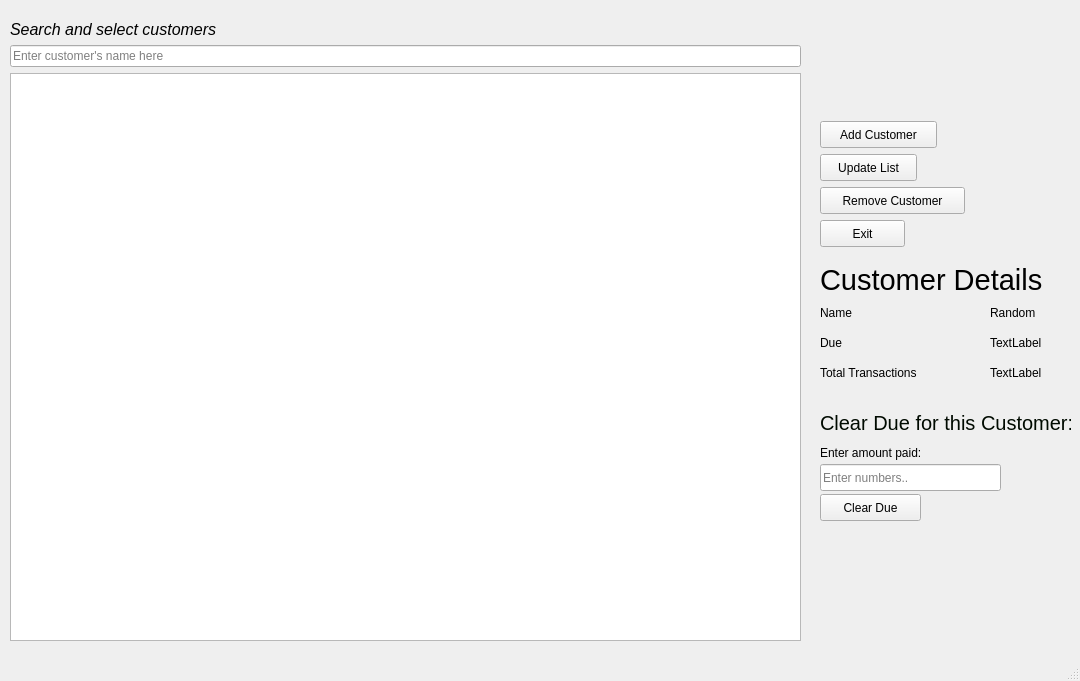
<?xml version="1.0" encoding="UTF-8"?>
<ui version="4.0">
 <class>MainWindow</class>
 <widget class="QMainWindow" name="MainWindow">
  <property name="geometry">
   <rect>
    <x>0</x>
    <y>0</y>
    <width>1080</width>
    <height>681</height>
   </rect>
  </property>
  <property name="sizePolicy">
   <sizepolicy hsizetype="Fixed" vsizetype="Fixed">
    <horstretch>0</horstretch>
    <verstretch>0</verstretch>
   </sizepolicy>
  </property>
  <property name="windowTitle">
   <string>EMS | Client Management Control</string>
  </property>
  <property name="inputMethodHints">
   <set>Qt::ImhDigitsOnly</set>
  </property>
  <widget class="QWidget" name="centralwidget">
   <widget class="QLabel" name="label_2">
    <property name="geometry">
     <rect>
      <x>820</x>
      <y>264</y>
      <width>251</width>
      <height>31</height>
     </rect>
    </property>
    <property name="font">
     <font>
      <pointsize>22</pointsize>
     </font>
    </property>
    <property name="text">
     <string>Customer Details</string>
    </property>
   </widget>
   <widget class="QLabel" name="label_4">
    <property name="geometry">
     <rect>
      <x>820</x>
      <y>304</y>
      <width>68</width>
      <height>17</height>
     </rect>
    </property>
    <property name="text">
     <string>Name</string>
    </property>
   </widget>
   <widget class="QLabel" name="label_5">
    <property name="geometry">
     <rect>
      <x>820</x>
      <y>334</y>
      <width>68</width>
      <height>17</height>
     </rect>
    </property>
    <property name="text">
     <string>Due</string>
    </property>
   </widget>
   <widget class="QLabel" name="label_6">
    <property name="geometry">
     <rect>
      <x>820</x>
      <y>364</y>
      <width>141</width>
      <height>17</height>
     </rect>
    </property>
    <property name="text">
     <string>Total Transactions</string>
    </property>
   </widget>
   <widget class="QLabel" name="label_7">
    <property name="geometry">
     <rect>
      <x>820</x>
      <y>414</y>
      <width>251</width>
      <height>17</height>
     </rect>
    </property>
    <property name="font">
     <font>
      <family>Ubuntu</family>
      <pointsize>15</pointsize>
      <weight>50</weight>
      <bold>false</bold>
     </font>
    </property>
    <property name="styleSheet">
     <string notr="true">color:rgb(0,10, 0);</string>
    </property>
    <property name="text">
     <string>Clear Due for this Customer:</string>
    </property>
   </widget>
   <widget class="QLabel" name="c_name">
    <property name="geometry">
     <rect>
      <x>990</x>
      <y>304</y>
      <width>68</width>
      <height>17</height>
     </rect>
    </property>
    <property name="text">
     <string>Random</string>
    </property>
   </widget>
   <widget class="QLabel" name="c_due">
    <property name="geometry">
     <rect>
      <x>990</x>
      <y>334</y>
      <width>68</width>
      <height>17</height>
     </rect>
    </property>
    <property name="text">
     <string>TextLabel</string>
    </property>
   </widget>
   <widget class="QLabel" name="c_total">
    <property name="geometry">
     <rect>
      <x>990</x>
      <y>364</y>
      <width>68</width>
      <height>17</height>
     </rect>
    </property>
    <property name="text">
     <string>TextLabel</string>
    </property>
   </widget>
   <widget class="QLabel" name="label_11">
    <property name="geometry">
     <rect>
      <x>820</x>
      <y>444</y>
      <width>161</width>
      <height>17</height>
     </rect>
    </property>
    <property name="text">
     <string>Enter amount paid:</string>
    </property>
   </widget>
   <widget class="QLineEdit" name="due_clr_amt">
    <property name="geometry">
     <rect>
      <x>820</x>
      <y>464</y>
      <width>181</width>
      <height>27</height>
     </rect>
    </property>
    <property name="inputMethodHints">
     <set>Qt::ImhDigitsOnly</set>
    </property>
    <property name="placeholderText">
     <string>Enter numbers..</string>
    </property>
   </widget>
   <widget class="QPushButton" name="clr_due">
    <property name="geometry">
     <rect>
      <x>820</x>
      <y>494</y>
      <width>101</width>
      <height>27</height>
     </rect>
    </property>
    <property name="maximumSize">
     <size>
      <width>520</width>
      <height>16777215</height>
     </size>
    </property>
    <property name="text">
     <string>Clear Due</string>
    </property>
   </widget>
   <widget class="QPushButton" name="update_cl">
    <property name="geometry">
     <rect>
      <x>820</x>
      <y>154</y>
      <width>97</width>
      <height>27</height>
     </rect>
    </property>
    <property name="styleSheet">
     <string notr="true"/>
    </property>
    <property name="text">
     <string>Update List</string>
    </property>
   </widget>
   <widget class="QPushButton" name="del_cl">
    <property name="geometry">
     <rect>
      <x>820</x>
      <y>187</y>
      <width>145</width>
      <height>27</height>
     </rect>
    </property>
    <property name="styleSheet">
     <string notr="true"/>
    </property>
    <property name="text">
     <string>Remove Customer</string>
    </property>
   </widget>
   <widget class="QPushButton" name="add_cl">
    <property name="geometry">
     <rect>
      <x>820</x>
      <y>121</y>
      <width>117</width>
      <height>27</height>
     </rect>
    </property>
    <property name="styleSheet">
     <string notr="true"/>
    </property>
    <property name="text">
     <string>Add Customer</string>
    </property>
   </widget>
   <widget class="QPushButton" name="exit">
    <property name="geometry">
     <rect>
      <x>820</x>
      <y>220</y>
      <width>85</width>
      <height>27</height>
     </rect>
    </property>
    <property name="text">
     <string>Exit</string>
    </property>
   </widget>
   <widget class="QWidget" name="layoutWidget">
    <property name="geometry">
     <rect>
      <x>10</x>
      <y>20</y>
      <width>791</width>
      <height>621</height>
     </rect>
    </property>
    <layout class="QVBoxLayout" name="verticalLayout_2">
     <item>
      <widget class="QLabel" name="label">
       <property name="font">
        <font>
         <pointsize>12</pointsize>
         <weight>50</weight>
         <italic>true</italic>
         <bold>false</bold>
        </font>
       </property>
       <property name="text">
        <string>Search and select customers</string>
       </property>
      </widget>
     </item>
     <item>
      <widget class="QLineEdit" name="ivn_search">
       <property name="placeholderText">
        <string>Enter customer's name here</string>
       </property>
      </widget>
     </item>
     <item>
      <widget class="QTableWidget" name="ivn"/>
     </item>
     <item>
      <layout class="QVBoxLayout" name="verticalLayout"/>
     </item>
    </layout>
   </widget>
  </widget>
  <widget class="QMenuBar" name="menubar">
   <property name="geometry">
    <rect>
     <x>0</x>
     <y>0</y>
     <width>1080</width>
     <height>25</height>
    </rect>
   </property>
  </widget>
  <widget class="QStatusBar" name="statusbar"/>
 </widget>
 <resources/>
 <connections/>
</ui>
